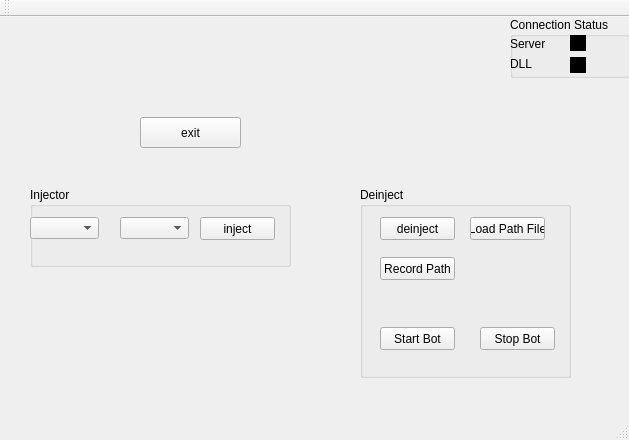
<?xml version="1.0" encoding="UTF-8"?>
<ui version="4.0">
 <class>windowQTClass</class>
 <widget class="QMainWindow" name="windowQTClass">
  <property name="geometry">
   <rect>
    <x>0</x>
    <y>0</y>
    <width>629</width>
    <height>440</height>
   </rect>
  </property>
  <property name="windowTitle">
   <string>windowQT</string>
  </property>
  <property name="styleSheet">
   <string notr="true"/>
  </property>
  <widget class="QWidget" name="centralWidget">
   <widget class="QPushButton" name="exit">
    <property name="geometry">
     <rect>
      <x>140</x>
      <y>100</y>
      <width>101</width>
      <height>31</height>
     </rect>
    </property>
    <property name="text">
     <string>exit</string>
    </property>
   </widget>
   <widget class="QGroupBox" name="containerConnectionStatus">
    <property name="geometry">
     <rect>
      <x>510</x>
      <y>0</y>
      <width>120</width>
      <height>61</height>
     </rect>
    </property>
    <property name="title">
     <string>Connection Status</string>
    </property>
    <property name="flat">
     <bool>false</bool>
    </property>
    <widget class="QLabel" name="serverStatus">
     <property name="geometry">
      <rect>
       <x>0</x>
       <y>20</y>
       <width>47</width>
       <height>13</height>
      </rect>
     </property>
     <property name="text">
      <string>Server</string>
     </property>
    </widget>
    <widget class="QFrame" name="serverStatusIndicator">
     <property name="geometry">
      <rect>
       <x>60</x>
       <y>18</y>
       <width>16</width>
       <height>16</height>
      </rect>
     </property>
     <property name="autoFillBackground">
      <bool>false</bool>
     </property>
     <property name="styleSheet">
      <string notr="true">background-color: black;</string>
     </property>
     <property name="frameShape">
      <enum>QFrame::StyledPanel</enum>
     </property>
     <property name="frameShadow">
      <enum>QFrame::Raised</enum>
     </property>
    </widget>
    <widget class="QLabel" name="dllStatus">
     <property name="geometry">
      <rect>
       <x>0</x>
       <y>40</y>
       <width>47</width>
       <height>13</height>
      </rect>
     </property>
     <property name="text">
      <string>DLL</string>
     </property>
    </widget>
    <widget class="QFrame" name="dllStatusIndicator">
     <property name="geometry">
      <rect>
       <x>60</x>
       <y>40</y>
       <width>16</width>
       <height>16</height>
      </rect>
     </property>
     <property name="autoFillBackground">
      <bool>false</bool>
     </property>
     <property name="styleSheet">
      <string notr="true">background-color: black;</string>
     </property>
     <property name="frameShape">
      <enum>QFrame::StyledPanel</enum>
     </property>
     <property name="frameShadow">
      <enum>QFrame::Raised</enum>
     </property>
    </widget>
   </widget>
   <widget class="QGroupBox" name="containerInjector">
    <property name="geometry">
     <rect>
      <x>30</x>
      <y>170</y>
      <width>261</width>
      <height>80</height>
     </rect>
    </property>
    <property name="title">
     <string>Injector</string>
    </property>
    <widget class="QComboBox" name="processPicker">
     <property name="geometry">
      <rect>
       <x>0</x>
       <y>30</y>
       <width>69</width>
       <height>22</height>
      </rect>
     </property>
    </widget>
    <widget class="QComboBox" name="modulePicker">
     <property name="geometry">
      <rect>
       <x>90</x>
       <y>30</y>
       <width>69</width>
       <height>22</height>
      </rect>
     </property>
    </widget>
    <widget class="QPushButton" name="injectButton">
     <property name="geometry">
      <rect>
       <x>170</x>
       <y>30</y>
       <width>75</width>
       <height>23</height>
      </rect>
     </property>
     <property name="text">
      <string>inject</string>
     </property>
    </widget>
   </widget>
   <widget class="QGroupBox" name="containerDeinject">
    <property name="geometry">
     <rect>
      <x>360</x>
      <y>170</y>
      <width>211</width>
      <height>191</height>
     </rect>
    </property>
    <property name="title">
     <string>Deinject</string>
    </property>
    <widget class="QPushButton" name="deinjectButton">
     <property name="geometry">
      <rect>
       <x>20</x>
       <y>30</y>
       <width>75</width>
       <height>23</height>
      </rect>
     </property>
     <property name="text">
      <string>deinject</string>
     </property>
    </widget>
    <widget class="QPushButton" name="recordPathButton">
     <property name="enabled">
      <bool>true</bool>
     </property>
     <property name="geometry">
      <rect>
       <x>20</x>
       <y>70</y>
       <width>75</width>
       <height>23</height>
      </rect>
     </property>
     <property name="text">
      <string>Record Path</string>
     </property>
    </widget>
    <widget class="QPushButton" name="loadWaypointsFile">
     <property name="geometry">
      <rect>
       <x>110</x>
       <y>30</y>
       <width>75</width>
       <height>23</height>
      </rect>
     </property>
     <property name="text">
      <string>Load Path File</string>
     </property>
    </widget>
    <widget class="QPushButton" name="startBotButton">
     <property name="geometry">
      <rect>
       <x>20</x>
       <y>140</y>
       <width>75</width>
       <height>23</height>
      </rect>
     </property>
     <property name="text">
      <string>Start Bot</string>
     </property>
    </widget>
    <widget class="QPushButton" name="stopBotButton">
     <property name="geometry">
      <rect>
       <x>120</x>
       <y>140</y>
       <width>75</width>
       <height>23</height>
      </rect>
     </property>
     <property name="text">
      <string>Stop Bot</string>
     </property>
    </widget>
   </widget>
  </widget>
  <widget class="QToolBar" name="mainToolBar">
   <attribute name="toolBarArea">
    <enum>TopToolBarArea</enum>
   </attribute>
   <attribute name="toolBarBreak">
    <bool>false</bool>
   </attribute>
  </widget>
  <widget class="QStatusBar" name="statusBar"/>
  <widget class="QMenuBar" name="menuBar">
   <property name="geometry">
    <rect>
     <x>0</x>
     <y>0</y>
     <width>629</width>
     <height>21</height>
    </rect>
   </property>
  </widget>
 </widget>
 <layoutdefault spacing="6" margin="11"/>
 <resources>
  <include location="windowQT.qrc"/>
 </resources>
 <connections/>
</ui>
